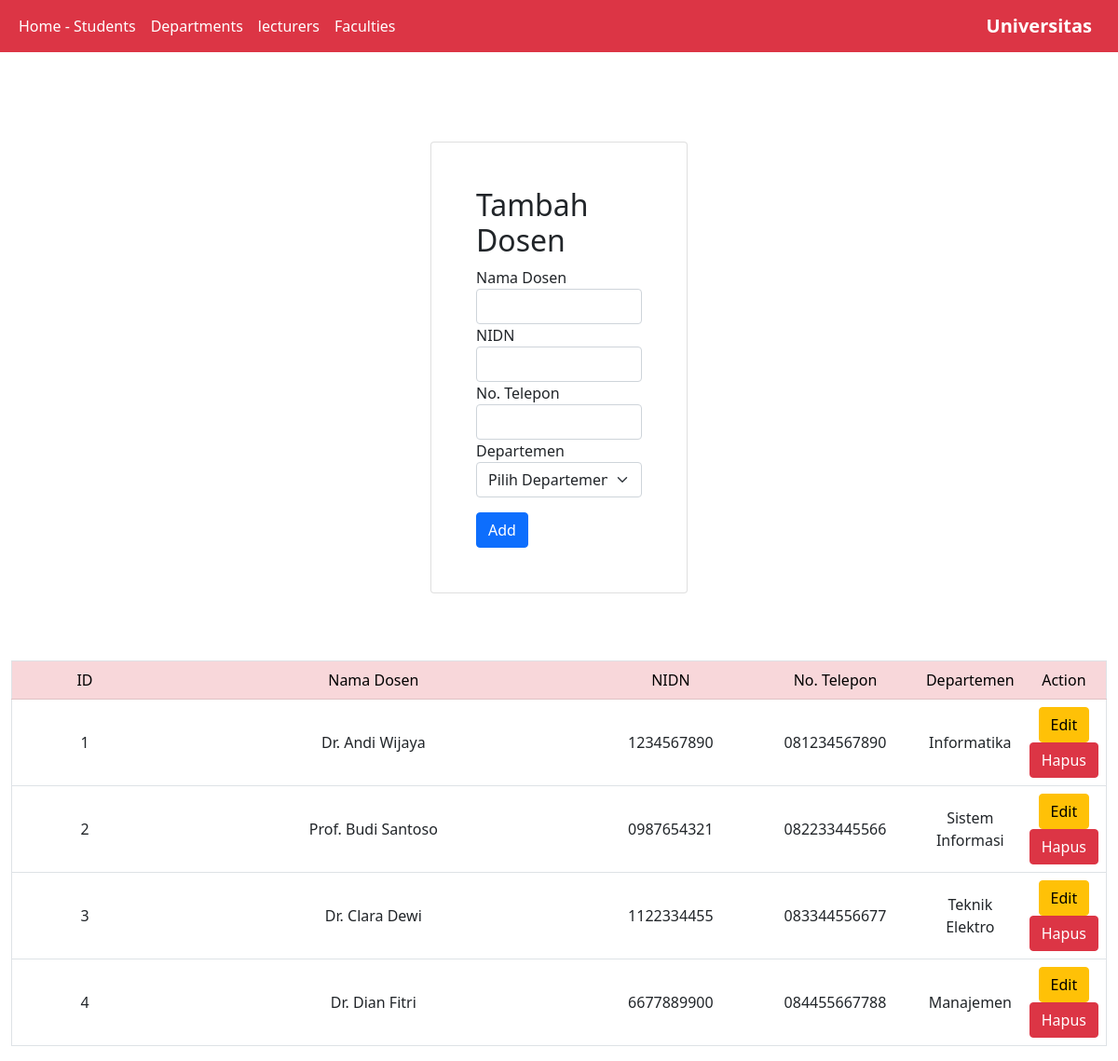
Page /project/lecturers.php on the committed database.
### tables this page shows
CREATE TABLE `lecturers` (
  `id` int(11) NOT NULL,
  `name` varchar(100) NOT NULL,
  `nidn` varchar(20) NOT NULL,
  `phone` varchar(15) DEFAULT NULL,
  `department_id` int(11) DEFAULT NULL
);

CREATE TABLE `departments` (
  `id` int(11) NOT NULL,
  `name` varchar(100) NOT NULL,
  `faculty_id` int(11) DEFAULT NULL
);

### project/controllers/lecturers.controller.php (called while the page is built, shortened)
<?php
include_once 'models/lecturers.class.php';
include_once 'models/departements.class.php';
include_once 'views/lecturers.view.php';
class LecturersController
{
    private $lecturers;
    public function __construct()
    {
        $this->lecturers = new lecturers(Conn::$host, Conn::$user, Conn::$pass, Conn::$db);
    }
    public function index()
    {
        $this->lecturers->open();
        $this->lecturers->getlecturers();
        $data = array();
        while ($row = $this->lecturers->getResult()) {
            array_push($data, $row);
        }
        $departments = new departments(Conn::$host, Conn::$user, Conn::$pass, Conn::$db);
        $departments->open();
        $departments->getdepartments();
        $data['departments'] = array();
        while ($row = $departments->getResult()) {
            array_push($data['departments'], $row);
        }
        $view = new lecturersView();
        $view->render($data);
    }
}

### project/views/lecturers.view.php (the view, shortened to what this page needs)
<?php
class lecturersView{
    public function render($data){
        $no = 1;
        $dataLecturers = null;
        foreach ($data as $val) {
            if(is_array($val) &&  isset($val[0], $val[1], $val[2], $val[3], $val[4])){
                list($id, $name, $nidn, $phone, $department_name) = $val;
                $dataLecturers .= "<tr class='text-center align-middle'>
                        <td>" . $no++ . "</td>
                        <td>" . $name . "</td>
                        <td>" . $nidn . "</td>
                        <td>" . $phone . "</td>
                        <td>" . $department_name . "</td>
                        <td>
                        <a href='lecturers.php?id_edit=" . $id . "' class='btn btn-warning''>Edit</a>
                        <a href='lecturers.php?id_hapus=" . $id . "' class='btn btn-danger''>Hapus</a>
                        </td>
                        </tr>";
            }
        }
    }
}

### rows in the picture
lecturers: name "Dr. Andi Wijaya", nidn "1234567890", phone "081234567890", department.name "Informatika"
lecturers: name "Prof. Budi Santoso", nidn "0987654321", phone "082233445566", department.name "Sistem Informasi"
lecturers: name "Dr. Clara Dewi", nidn "1122334455", phone "083344556677", department.name "Teknik Elektro"
lecturers: name "Dr. Dian Fitri", nidn "6677889900", phone "084455667788", department.name "Manajemen"
